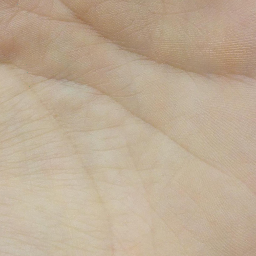
#> input picture LTrP_LMTrP_implementation/001MBL_G4_S1_C.png, 256 x 256 px
$ jupyter execute LTrP_and_LMTrP_v1.ipynb   (older library calls are emulated)
#> lines starting #> are read from the running program, lines starting #| are printed output that depends on the picture
# Local Tetra Pattern  and Local Tetra Micro-structure Pattern

## The LTrP algorithm can be broken down into the following stages:
1. Compute required derivatives - horizontal and vertical
2. Apply rules for LTrP1 code (4 possible orientations)
3. Determine the P-components for every g_c pixel in LTrP1
4. Assemble all the P-components (final LTrP2 code)

## Comparatively, the LMTrP used for palmprint recognition considers the following stages:
1. Extract either magnitude of response to Gabor filter bank (12 orientations,sigma=1.5 using min rule) or response to RLOC bank of filters (same min rule applied). In this example we will only use Gabor filters.
2. Apply modified derivative, according to the LMTrP rule (using m1 and m2 for 'line width')
3. Apply rules for LMTrP1, the same as for LTrP1 -> same as **LTrP-step2**
4. Determine the P-components for every g_c pixel in LMTrP1 -> same as **LTrP-step3**
5. Assemble all the P-components (intermediate LMTrP2 code) -> same as **LTrP-step4**
6. For every P-component (12 in total), split the corresponding image into 8x8 blocks (initial paper uses 5x5 blocks)
7. Compute histogram for pixels in each block. Number of bins=8, range of values=[0,255]. Paper does not mention these parameters...
8. Concatenate each histogram row-wise
9. Concatenate all block-histogram feature corresponding to every P-component into one matrix
10. Apply Kernel-PCA to reduce the number of components. Number of components=15.
11. **Display and enjoy the feature :)**

## First let's implement the LTrP -> applied to a palmprint

[cell 1]
# importing some libraries...
import numpy as np, matplotlib.pyplot as plt, cv2
import time

im_side = 128
image = cv2.imread('001MBL_G4_S1_C.png')
#> image is the input picture: shape (256, 256, 3); mean B, G, R 148.4, 171.3, 190.3

image = cv2.cvtColor(image, cv2.COLOR_BGR2GRAY)
#> image: shape (256, 256)
image = cv2.resize(image, (im_side, im_side))
#> image: shape (128, 128)
image = np.array(image, dtype=np.float32)  # /255.

plt.imshow(image,cmap='gray')
plt.show()

## [LTrP] - Step1 - Compute derivative

[cell 2]
###################################################################
def derivate_image(im, angle):
    '''
    Compute derivative of input image
    :param im: input image. should be grayscale!
    :param angle: 0 or 90 degrees
    :return: computed derivative along that direction.
    includes padding...
    '''
#> called with angle = 'horizontal'
    h, w = np.shape(im)
    pad_im = np.pad(im, (1, 0), 'edge')
    if angle == 'horizontal':  # horizontal derivative
        deriv_im = pad_im[1:, :w] - im  # [1:, :w]
    elif angle == 'vertical':
        deriv_im = pad_im[:h, 1:] - im  # [1:, :w]

    return deriv_im

[cell 3]
deriv_h = derivate_image(im=image, angle='horizontal')
deriv_v = derivate_image(im=image, angle='vertical')

plt.figure(figsize=(10,4))
plt.subplot(121)
plt.imshow(deriv_h,'gray')
plt.title('D_horizontal')
plt.subplot(122)
plt.imshow(deriv_v,'gray')
plt.title('D_vertical')
plt.suptitle('Derivative - input(grayscale)')
plt.show()

## [LTrP] - Step2 - Compute LTrP1 code

[cell 4]
###################################################################
def extract_ltrp1(im_d_x, im_d_y):
    """
    Extract LTrP1 code (4 orientations) by using input dx and dy matrices.
    ###################################################################
    Implemented by: Adrian Ungureanu - June 2019. If you use this script, please reference the source code (and send me
    an e-mail. I would be happy to hear about other people's success using my code (: )
    ###################################################################
    :param im_d_x: derivative of image according to x axis (horizontal)
    :param im_d_y: derivative of image according to y axis (vertical)
    :return: encoded LTrP1 code. Possible values ={1,2,3,4}
    """
    encoded_image = np.zeros(np.shape(im_d_y))  # define empty matrix, of the same shape as the image...

    # # apply conditions for each orientation...
    encoded_image[np.bitwise_and(im_d_x >= 0, im_d_y >= 0)] = 1
    encoded_image[np.bitwise_and(im_d_x < 0, im_d_y >= 0)] = 2
    encoded_image[np.bitwise_and(im_d_x < 0, im_d_y < 0)] = 3
    encoded_image[np.bitwise_and(im_d_x >= 0, im_d_y < 0)] = 4

    return encoded_image

[cell 5]
# # Extract LTrP1 code...
ltrp1 = extract_ltrp1(im_d_x=deriv_h, im_d_y=deriv_v)

plt.imshow(ltrp1,'jet')
plt.colorbar()
plt.show()

## [LTrP] - Step 3&4 - Extract P-components (LTrP2)

[cell 6]
###################################################################
def extract_ltrp2(ltrp1_code, plotting_flag=True):
    """
    Extracting the P-components for every pixel (g_c), as defined in the original paper by S. Murala, R. P. Maheshwari
    and R. Balasubramanian (2012), "Local Tetra Patterns: A New Feature Descriptor for Content-Based Image Retrieval,"
    in IEEE Transactions on Image Processing, vol. 21, no. 5, pp. 2874-2886, May 2012. doi: 10.1109/TIP.2012.2188809.
    This implementation does not consider the MAGNITUDE, but that feature can be easily implemented...
    ###################################################################
    Implemented by: Adrian Ungureanu - June 2019. If you use this script, please reference the source code (and send me
    an e-mail. I would be happy to hear about other people's success using my code (: )
    ###################################################################
    :param ltrp1_code: previously computed LTrP1 code (with 4 possible orientations)
    :param plotting_flag: whether or not to display the P-components of the LTrP
    :return: the P-components stacked together. Output shape = (12, image_size, image_size)
    """
#> called with plotting_flag = True
    this_im_side = np.shape(ltrp1_code)[0]
    ltrp1_code = np.pad(ltrp1_code, (1, 1), 'constant', constant_values=0)
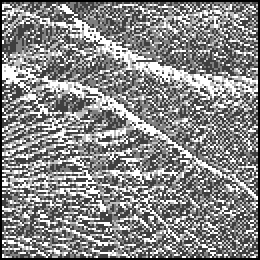
#> ltrp1_code: shape (130, 130) float64 (shown 2 times larger); min 0, max 4, mean 2.14; drawn with min black and max white
    g_c1 = np.zeros((3, this_im_side, this_im_side))
    g_c2 = np.zeros((3, this_im_side, this_im_side))
    g_c3 = np.zeros((3, this_im_side, this_im_side))
    g_c4 = np.zeros((3, this_im_side, this_im_side))

    for i in range(1, im_side+1):
        for j in range(1, im_side+1):
            g_c = ltrp1_code[i, j]

            # # extract neighborhood around g_c pixel
            neighborhood = np.array([ltrp1_code[i + 1, j], ltrp1_code[i + 1, j - 11], ltrp1_code[i, j - 11],
                                     ltrp1_code[i - 1, j - 1], ltrp1_code[i - 1, j], ltrp1_code[i - 1, j + 1],
                                     ltrp1_code[i, j + 1], ltrp1_code[i + 1, j + 1]])
            # # determine the codes that are different from g_c
            mask = neighborhood != g_c
            # # apply mask
            ltrp2_local = np.multiply(neighborhood, mask)

            # # construct P-components for every orientation.
            if g_c == 1:
                for direction_index, direction in enumerate([2, 3, 4]):
                    g_dir = ltrp2_local == direction
                    g_c1[direction_index, i - 1, j - 1] = reduce(lambda a, b: 2 * a + b, np.array(g_dir, dtype=np.int))

            elif g_c == 2:
                for direction_index, direction in enumerate([1, 3, 4]):
                    g_dir = ltrp2_local == direction
                    g_c2[direction_index, i - 1, j - 1] = reduce(lambda a, b: 2 * a + b, np.array(g_dir, dtype=np.int))

            elif g_c == 3:
                for direction_index, direction in enumerate([1, 2, 4]):
                    g_dir = ltrp2_local == direction
                    g_c3[direction_index, i - 1, j - 1] = reduce(lambda a, b: 2 * a + b, np.array(g_dir, dtype=np.int))

            elif g_c == 4:
                for direction_index, direction in enumerate([1, 2, 3]):
                    g_dir = ltrp2_local == direction

                    g_c4[direction_index, i - 1, j - 1] = reduce(lambda a, b: 2 * a + b, np.array(g_dir, dtype=np.int))
                    pass

            elif g_c not in [1, 2, 3, 4]:
                raise Exception('Error - Invalid value for g_c. List of possible values include [1,2,3,4].')

    # # collect all P-components in a 'large_g_c'
    large_g_c = []
    for this_g_c in [g_c1, g_c2, g_c3, g_c4]:
        large_g_c.extend(this_g_c)
#> this loop made 4 passes
#> after the loop, large_g_c = 12 items
    large_g_c = np.array(large_g_c)

    if plotting_flag:
        map = 'gray'

        p_counter = 0
        p_code_counter = 0
        plt.figure(figsize=(16, 8))
        for index in range(12):
            plt.subplot(3, 4, index + 1)
            plt.imshow(large_g_c[index, :, :], cmap=map)
            plt.title('P%d - %d' % (p_counter + 1, p_code_counter + 1))

            p_counter += 1
            p_code_counter += 1

            if p_counter % 4 == 0:
                p_counter = 0
            if p_code_counter % 3 == 0:
                p_code_counter = 0
#> after the loop, p_code_counter = 0; p_counter = 0
        plt.tight_layout()
        plt.show()

    return large_g_c

[cell 7]
plot_figures_flag=True
ltrp2 = extract_ltrp2(ltrp1_code=ltrp1, plotting_flag=plot_figures_flag)
print(np.shape(ltrp2))
#| (12, 128, 128)

## [LMTrP] - Step1 - get Gabor filter response

[cell 8]
# some useful functions...
from functools import reduce
from sklearn.decomposition import KernelPCA
from scipy.signal import convolve2d

########################################################################################################################
def extract_compcode_with_magnitude(input_image, no_theta=6, sigma=1.5):
    """
    Extract Competitive Coding Scheme with 6 Gabor filters (orientations), as was defined by A. W. -. Kong and D. Zhang
    (2004) in "Competitive coding scheme for palmprint verification," doi: 10.1109/ICPR.2004.1334184.
    ###################################################################
    The Python implementation is based on the Matlab implementation provided by Zohaib Khan, Ajmal Mian and Yiqun Hu,
    "Contour Code: Robust and efficient multispectral palmprint encoding for human recognition,"
    Computer Vision (ICCV), 2011 IEEE International Conference on , vol., no., pp.1935-1942, 6-13 Nov. 2011
    ###################################################################
    Implemented by: Adrian Ungureanu - June 2019. If you use this script, please reference the source code (and send me
    an e-mail. I would be happy to hear about other people's success using my code (: )
    ###################################################################
    :param input_image: input image. expected to be Grayscale
    :param sigma: width of encoding line. Default value = 1.5
    :return: CompCode feature with 6 orientations (default). Output shape = same as input.
    """
#> called with no_theta = 6, sigma = 1.5
    theta = np.arange(1, no_theta + 1) * np.pi / no_theta
    (x, y) = np.meshgrid(np.arange(0, 35, 1), np.arange(0, 35, 1))
    xo, yo = np.shape(x)[0] / 2, np.shape(x)[0] / 2
    kappa = np.sqrt(2. * np.log(2.)) * ((np.power(2, sigma) + 1.) / ((np.power(2, sigma) - 1.)))
    omega = kappa / sigma

    Psi = {}  # where the filters are stored
    gabor_responses = []
    for i in range(0, len(theta)):
        xp = (x - xo) * np.cos(theta[i]) + (y - yo) * np.sin(theta[i])
        yp = -(x - xo) * np.sin(theta[i]) + (y - yo) * np.cos(theta[i])
        # Directional Gabor Filter
        Psi[str(i)] = (-omega / (np.sqrt(2 * np.pi)) * kappa) * \
                      np.exp(
                          (-np.power(omega, 2) / (8 * np.power(kappa, 2))) * (4 * np.power(xp, 2) + np.power(yp, 2))) * \
                      (np.cos(omega * xp) - np.exp(-np.power(kappa, 2) / 2))

        # # used for debugging... #1
        # plt.subplot(2,3,i+1)
        # plt.imshow(Psi[str(i)], cmap='jet')
        filtered = convolve2d(input_image, Psi[str(i)], mode='same', boundary='symm')
        # # used for debugging #2
        # plt.imshow(filtered)
        # plt.show()
        gabor_responses.append(filtered)
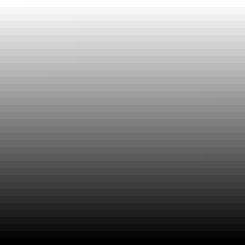
#> yp: shape (35, 35) float64 (shown 7 times larger); min -16.5, max 17.5, mean 0.5; drawn with min black and max white
#> after the loop, Psi = 6 items; gabor_responses = 6 items

    # plt.show() #1
    gabor_responses = np.array(gabor_responses)

    compcode_orientations = np.argmin(gabor_responses, axis=0)
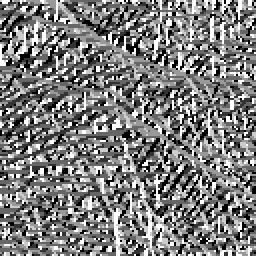
#> compcode_orientations: shape (128, 128) int64 (shown 2 times larger); min 0, max 5, mean 2.45; drawn with min black and max white
    compcode_magnitude = np.min(gabor_responses, axis=0)

    return compcode_orientations, compcode_magnitude

[cell 9]
compcode_orientations, compcode_magnitude = extract_compcode_with_magnitude(image)

compcode_magnitude = (compcode_magnitude - np.max(np.max(compcode_magnitude))) * -1
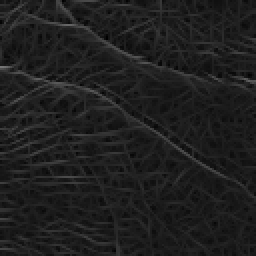
#> compcode_magnitude: shape (128, 128) float64 (shown 2 times larger); min 0, max 119, mean 31
compcode_magnitude = (compcode_magnitude / np.max(np.max(compcode_magnitude))) * 255

plt.figure(figsize=(12,4))
plt.subplot(131)
plt.imshow(image, cmap='gray')
plt.title('palmprint image')
plt.subplot(132)
plt.imshow(compcode_orientations, cmap='jet')
plt.colorbar()
plt.title('Compcode orientations')
plt.subplot(133)
plt.imshow(compcode_magnitude, cmap='gray')
plt.title('Gabor response (min rule)')
plt.show()

[cell 10]
# # using standard image derivation (like in LTrP)
deriv_h = derivate_image(im=compcode_magnitude, angle='horizontal')
deriv_v = derivate_image(im=compcode_magnitude, angle='vertical')

plt.figure(figsize=(10,4))
plt.subplot(121)
plt.imshow(deriv_h,'gray')
plt.title('D_horizontal')
plt.subplot(122)
plt.imshow(deriv_v,'gray')
plt.title('D_vertical')
plt.suptitle('Derivative - input(Gabor response)')
plt.show()

## [LMTrP] - Step2 - Compute image derivative (4 palmprint)

[cell 11]
###################################################################
def derivate_image_palm_line(im, angle, m1=3, m2=1, N1=3, N2=4):
    """
    Compute derivative of input image 'im' (grayscale!) along the direction indicated by 'angle'.
    As defined by Li, Gen & Kim, Jaihie (2016) in their paper 'Palmprint Recognition with Local Micro-structure Tetra Pattern',
    published in Pattern Recognition. 61. 10.1016/j.patcog.2016.06.025.
    ###################################################################
    Implemented by: Adrian Ungureanu - June 2019. If you use this script, please reference the source code (and send me
     an e-mail. I would be happy to hear about other people's success using my code (: )
    ###################################################################
    :param im: input image
    :param angle: direction along which the derivative is computed. Either 'horizontal' (dx) or 'vertical' (dy)
    :param m1: thickness of pixels adjiacent to g_c along 'theta' direction (first structure)
    :param m2: thickness of pixels adjiacent to g_c along 'beta' direction (second structure)
    :param N1: number of pixels adjiacent to g_c along 'theta' direction. In this implementation it is considered to be
    equal to (m1+1)
    :param N2: number of pixels adjiacent to g_c along 'beta' direction. In this implementation it is considered to be
    equal to (m2*4)
    :return: the derivative of the image, which is required to compute the Local Tetra Pattern. output shape(same as input
    image)
    """
#> called with angle = 'horizontal', m1 = 3, m2 = 1, N1 = 3, N2 = 4
    pad_im = np.pad(im, (m2, m1), 'edge')  # image needs to be padded to the right and bellow.
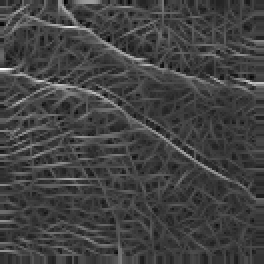
#> pad_im: shape (132, 132) float64 (shown 2 times larger); min 0, max 255, mean 66.3
    h, w = np.shape(pad_im)

    deriv_im = np.zeros(np.shape(im))

    if angle == 'horizontal':
        # # moving window across the image...
        for i in range(m2, h - m1):
            for j in range(m2, w - m1):
                g_c = pad_im[i, j]  # current g_c
                e1_sum = 0  # used for first sum in the equation
                for k in range(0, m1):
                    e1_sum += pad_im[i, j + k]
                element1 = (e1_sum + g_c) / float((m1 + 1))  # initially had N1 in the last paranthesis.
                # efficiently replaced with (m1+1)

                e2_sum = 0  # used for second sum in the equation
                for k in range(0, m2):
                    e2_sum += (pad_im[i, j + k] + pad_im[i - k, j] + pad_im[i - k, j] + pad_im[
                        i + k, j])  # (pad_im[i,j+k] + pad_im[i,j-k])
                element2 = e2_sum / float(m2 * 4)  # initially had N2 in the last paranthesis.
                # efficiently replaced with (m2*4)

                # # used for debugging
                # res = element1 - element2

                deriv_im[i - m2, j - m2] = element1 - element2
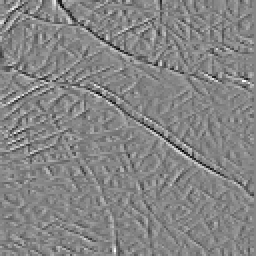
#> deriv_im: shape (128, 128) float64 (shown 2 times larger); min -54.82, max 50.18, mean 0; drawn with min black and max white

    elif angle == 'vertical':
        # # moving window across the image...
        for i in range(m2, h - m1):
            for j in range(m2, w - m1):
                g_c = pad_im[i, j]  # current g_c
                e1_sum = 0  # used for first sum in the equation
                for k in range(0, m1):
                    e1_sum += pad_im[i + k, j]
                    # + (pad_im[i, j + k] + pad_im[i - k, j] + pad_im[i - k, j] + pad_im[i + k, j])

                element1 = (e1_sum + g_c) / float((m1 + 1))  # initially had N1 in the last paranthesis.
                # efficiently replaced with (m1+1)

                e2_sum = 0  # used for second sum in the equation
                for k in range(0, m2):
                    e2_sum += (pad_im[i, j + k] + pad_im[i - k, j] + pad_im[i - k, j] + pad_im[
                        i + k, j])  # + (pad_im[i+k, j] + pad_im[i+k, j])
                element2 = e2_sum / float(m2 * 4)  # initially had N2 in the last paranthesis.
                # efficiently replaced with (m2*4)

                # # used for debugging
                # res = element1 - element2
                deriv_im[i - m2, j - m2] = element1 - element2

    return deriv_im

[cell 12]
deriv_h = derivate_image_palm_line(im=compcode_magnitude, angle='horizontal', m1=3, m2=1)
deriv_v = derivate_image_palm_line(im=compcode_magnitude, angle='vertical', m1=3, m2=1)
#> call 2 of derivate_image_palm_line, with angle = 'vertical', m1 = 3, m2 = 1, N1 = 3, N2 = 4
#> after the loop in derivate_image_palm_line (call 2), `for i in range(m2, h - m1):`:
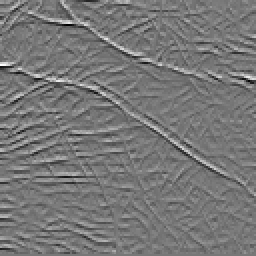
#> deriv_im: shape (128, 128) float64 (shown 2 times larger); min -69.26, max 78.38, mean 0; drawn with min black and max white

plt.figure(figsize=(10,4))
plt.subplot(121)
plt.imshow(deriv_h,'gray')
plt.title('D_horizontal')
plt.subplot(122)
plt.imshow(deriv_v,'gray')
plt.title('D_vertical')
plt.suptitle('Palmprint Derivative - input(Gabor response)')
plt.show()

## [LMTrP] - Steps 3 - Extract LMTrP1 (function already defined)

[cell 13]
# # Extract LMTrP1 code...
ltrp1 = extract_ltrp1(im_d_x=deriv_h, im_d_y=deriv_v)
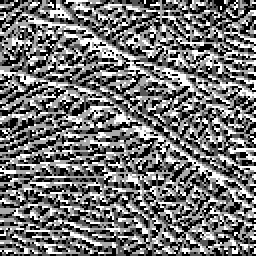
#> ltrp1: shape (128, 128) float64 (shown 2 times larger); min 1, max 4, mean 2.36; drawn with min black and max white

plt.imshow(ltrp1,cmap='jet')
plt.colorbar()
plt.show()

## [LMTrP] - Steps 4&5 - Extract P-components (LMTrP2)

[cell 14]
# # Extract LTrP2 P-components, based on the previously obtained LTrP1
ltrp2 = extract_ltrp2(ltrp1, plotting_flag=plot_figures_flag)
#> call 2 of extract_ltrp2, with plotting_flag = True
#> in extract_ltrp2 (call 2), `ltrp1_code = np.pad(ltrp1_code, (1, 1), 'constant', constant_values=0)`:
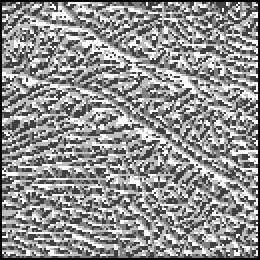
#> ltrp1_code: shape (130, 130) float64 (shown 2 times larger); min 0, max 4, mean 2.29; drawn with min black and max white
#> the loop in extract_ltrp2 (call 2), `for this_g_c in [g_c1, g_c2, g_c3, g_c4]:` made 4 passes
#> after the loop in extract_ltrp2 (call 2), `for index in range(12):`: p_code_counter = 0
#> in extract_ltrp2 (call 2), `plt.show()`:
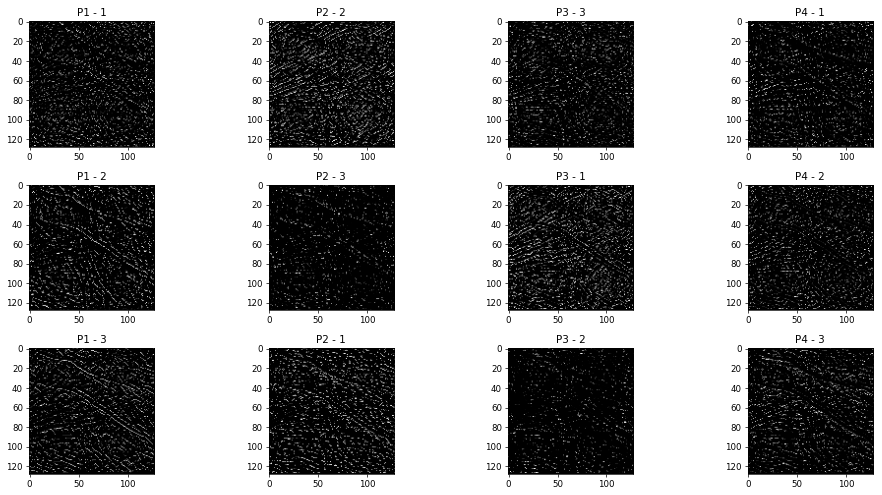
#> figure drawn by matplotlib, 12 panels
#> (the rest of the program and of its run is left out)
